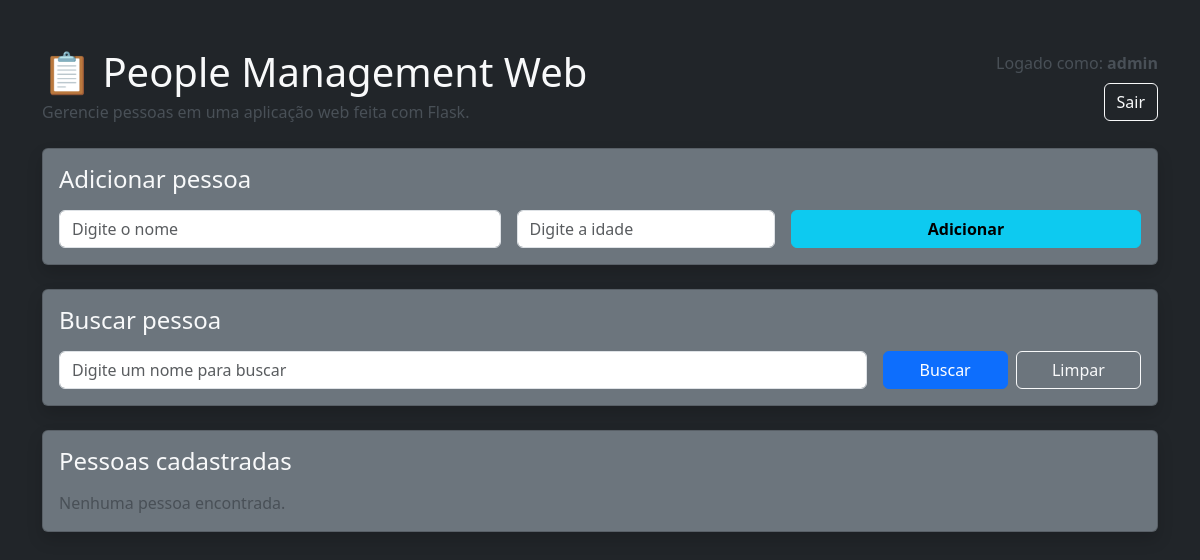
/?pagina=2&busca= (signed in), run on an earlier commit of the app's database.
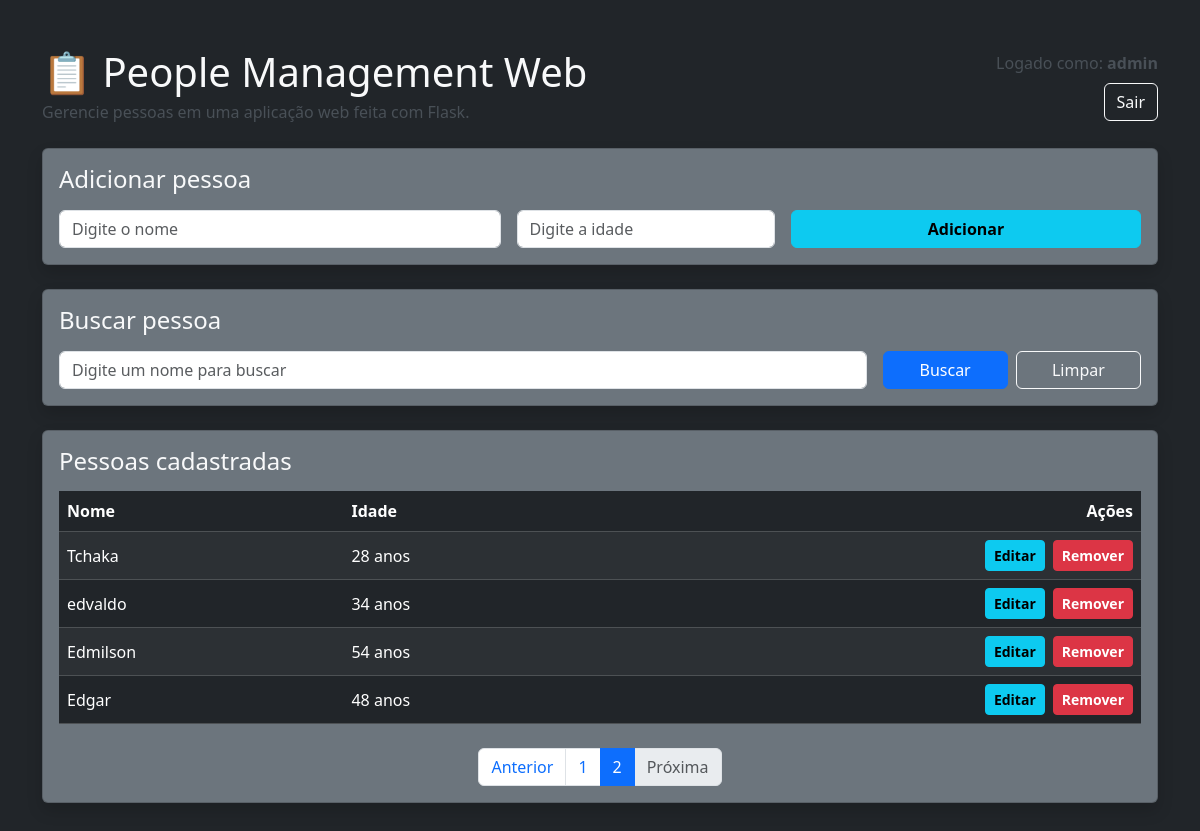
And on a later commit of the database.
### app.py (models this page shows)
class Usuario(UserMixin, db.Model):
    id = db.Column(db.Integer, primary_key=True)
    username = db.Column(db.String(100), unique=True, nullable=False)
    password = db.Column(db.String(100), nullable=False)

class Pessoa(db.Model):
    id = db.Column(db.Integer, primary_key=True)
    nome = db.Column(db.String(100), nullable=False)
    idade = db.Column(db.Integer, nullable=False)

### app.py (the view)
@app.route("/")
@login_required
def home():
    busca = request.args.get("busca", "").strip()
    pagina = request.args.get("pagina", 1, type=int)
    por_pagina = 5
    query = Pessoa.query
    if busca:
        query = query.filter(Pessoa.nome.ilike(f"%{busca}%"))
    paginacao = query.order_by(Pessoa.id.asc()).paginate(page=pagina, per_page=por_pagina, error_out=False)
    pessoas = paginacao.items
    return render_template(
        "index.html",
        pessoas=pessoas,
        busca=busca,
        pessoa_em_edicao=None,
        form_nome="",
        form_idade="",
        paginacao=paginacao
    )

### app.py (called while the page is built)
@login_manager.user_loader
def load_user(user_id):
    return Usuario.query.get(int(user_id))

### templates/index.html (shortened to what this page needs)
<!DOCTYPE html>
<html lang="pt-br">
<head>
    <link href="https://cdn.jsdelivr.net/npm/bootstrap@5.3.3/dist/css/bootstrap.min.css" rel="stylesheet">
</head>
<body class="bg-dark text-light">
    <div class="container py-5">
        <div class="d-flex flex-column flex-md-row justify-content-between align-items-md-center mb-4 gap-3">
            <div>
                <h1 class="mb-1">📋 People Management Web</h1>
                <p class="text-light-emphasis mb-0">Gerencie pessoas em uma aplicação web feita com Flask.</p>
            </div>
            <div class="d-flex flex-column align-items-md-end gap-2">
                <span class="text-light-emphasis">Logado como: <strong>{{ current_user.username }}</strong></span>
                <a href="{{ url_for('logout') }}" class="btn btn-outline-light">Sair</a>
            </div>
        </div>
        <div class="row g-4">
            <div class="col-12">
                <div class="card bg-secondary text-light shadow">
                    <div class="card-body">
                        {% if pessoa_em_edicao %}
                            <h2 class="h4 mb-3">Editar pessoa</h2>
                            <form action="{{ url_for('atualizar', id=pessoa_em_edicao.id) }}" method="post" class="row g-3">
                                <div class="col-md-5">
                                    <input type="text" name="nome" class="form-control" placeholder="Digite o nome" value="{{ form_nome }}" required>
                                </div>
                                <div class="col-md-3">
                                    <input type="text" name="idade" class="form-control" placeholder="Digite a idade" value="{{ form_idade }}" required>
                                </div>
                                <div class="col-md-4 d-flex gap-2">
                                    <button type="submit" class="btn btn-info fw-bold flex-fill">Salvar alterações</button>
                                    <a href="{{ url_for('home', busca=busca, pagina=paginacao.page) }}" class="btn btn-outline-light flex-fill">Cancelar</a>
                                </div>
                            </form>
                        {% else %}
                            <h2 class="h4 mb-3">Adicionar pessoa</h2>
                            <form action="{{ url_for('adicionar') }}" method="post" class="row g-3">
                                <div class="col-md-5">
                                    <input type="text" name="nome" class="form-control" placeholder="Digite o nome" required>
                                </div>
                                <div class="col-md-3">
                                    <input type="text" name="idade" class="form-control" placeholder="Digite a idade" required>
                                </div>
                                <div class="col-md-4">
                                    <button type="submit" class="btn btn-info fw-bold w-100">Adicionar</button>
                                </div>
                            </form>
                        {% endif %}
                    </div>
                </div>
            </div>
            <div class="col-12">
                <div class="card bg-secondary text-light shadow">
                    <div class="card-body">
                        <h2 class="h4 mb-3">Buscar pessoa</h2>
                        <form action="{{ url_for('home') }}" method="get" class="row g-3">
                            <div class="col-md-9">
                                <input type="text" name="busca" class="form-control" placeholder="Digite um nome para buscar" value="{{ busca }}">
                            </div>
                            <div class="col-md-3 d-flex gap-2">
                                <button type="submit" class="btn btn-primary w-100">Buscar</button>
                                <a href="{{ url_for('home') }}" class="btn btn-outline-light w-100">Limpar</a>
                            </div>
                        </form>
                    </div>
                </div>
            </div>
            <div class="col-12">
                <div class="card bg-secondary text-light shadow">
                    <div class="card-body">
                        <h2 class="h4 mb-3">Pessoas cadastradas</h2>
                        {% if pessoas %}
                            <div class="table-responsive">
                                <table class="table table-dark table-striped table-hover align-middle mb-0">
                                    <thead>
                                        <tr>
                                            <th>Nome</th>
                                            <th>Idade</th>
                                            <th class="text-end">Ações</th>
                                        </tr>
                                    </thead>
                                    <tbody>
                                        {% for pessoa in pessoas %}
                                            <tr>
                                                <td>{{ pessoa.nome }}</td>
                                                <td>{{ pessoa.idade }} anos</td>
                                                <td class="text-end">
                                                    <div class="d-inline-flex gap-2">
                                                        <form action="{{ url_for('editar', id=pessoa.id, busca=busca, pagina=paginacao.page) }}" method="get">
                                                            <button type="submit" class="btn btn-info btn-sm fw-bold">Editar</button>
                                                        </form>
                                                        <form action="{{ url_for('remover', id=pessoa.id) }}" method="post" onsubmit="return confirmarRemocao()">
                                                            <button type="submit" class="btn btn-danger btn-sm fw-bold">Remover</button>
                                                        </form>
                                                    </div>
                                                </td>
                                            </tr>
                                        {% endfor %}
                                    </tbody>
                                </table>
                            </div>
                            {% if paginacao.pages > 1 %}
                                <nav class="mt-4">
                                    <ul class="pagination justify-content-center mb-0">
                                        <li class="page-item {% if not paginacao.has_prev %}disabled{% endif %}">
                                            <a class="page-link" href="{{ url_for('home', pagina=paginacao.prev_num, busca=busca) if paginacao.has_prev else '#' }}">Anterior</a>
                                        </li>
                                        {% for numero in paginacao.iter_pages(left_edge=1, right_edge=1, left_current=1, right_current=2) %}
                                            {% if numero %}
                                                <li class="page-item {% if numero == paginacao.page %}active{% endif %}">
                                                    <a class="page-link" href="{{ url_for('home', pagina=numero, busca=busca) }}">{{ numero }}</a>
                                                </li>
                                            {% else %}
                                                <li class="page-item disabled">
                                                    <span class="page-link">...</span>
                                                </li>
                                            {% endif %}
                                        {% endfor %}
                                        <li class="page-item {% if not paginacao.has_next %}disabled{% endif %}">
                                            <a class="page-link" href="{{ url_for('home', pagina=paginacao.next_num, busca=busca) if paginacao.has_next else '#' }}">Próxima</a>
                                        </li>
                                    </ul>
                                </nav>
                            {% endif %}
                        {% else %}
                            <p class="mb-0 text-light-emphasis">Nenhuma pessoa encontrada.</p>
                        {% endif %}
                    </div>
                </div>
            </div>
        </div>
    </div>
</body>
</html>

What changed in the data, as far as the page shows it:
added Pessoa: nome "Tchaka", idade "28"
added Pessoa: nome "edvaldo", idade "34"
added Pessoa: nome "Edmilson", idade "54"
added Pessoa: nome "Edgar", idade "48"
Also different on the page:
text no longer shown: "Nenhuma pessoa encontrada."
text now shown: "Nome Idade Ações Anterior Próxima"
new list line: "1"
new list line: "2"
